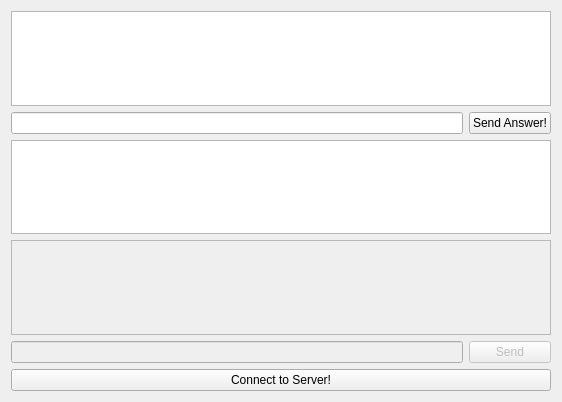
<?xml version="1.0" encoding="UTF-8"?>
<ui version="4.0">
 <class>ChatWindow</class>
 <widget class="QWidget" name="ChatWindow">
  <property name="geometry">
   <rect>
    <x>0</x>
    <y>0</y>
    <width>562</width>
    <height>402</height>
   </rect>
  </property>
  <property name="windowTitle">
   <string>Qt Simple Chat Client</string>
  </property>
  <layout class="QGridLayout" name="gridLayout">
   <item row="5" column="1">
    <widget class="QPushButton" name="sendButton">
     <property name="enabled">
      <bool>false</bool>
     </property>
     <property name="text">
      <string>Send</string>
     </property>
     <property name="default">
      <bool>true</bool>
     </property>
    </widget>
   </item>
   <item row="2" column="1">
    <widget class="QPushButton" name="answerButton">
     <property name="text">
      <string>Send Answer!</string>
     </property>
    </widget>
   </item>
   <item row="6" column="0" colspan="2">
    <widget class="QPushButton" name="connectButton">
     <property name="text">
      <string>Connect to Server!</string>
     </property>
    </widget>
   </item>
   <item row="2" column="0">
    <widget class="QLineEdit" name="answerEdit"/>
   </item>
   <item row="4" column="0" colspan="2">
    <widget class="QListView" name="chatView">
     <property name="enabled">
      <bool>false</bool>
     </property>
     <property name="editTriggers">
      <set>QAbstractItemView::NoEditTriggers</set>
     </property>
    </widget>
   </item>
   <item row="0" column="0" colspan="2">
    <widget class="QPlainTextEdit" name="showQuestion"/>
   </item>
   <item row="5" column="0">
    <widget class="QLineEdit" name="messageEdit">
     <property name="enabled">
      <bool>false</bool>
     </property>
    </widget>
   </item>
   <item row="3" column="0" colspan="2">
    <widget class="QPlainTextEdit" name="showScore"/>
   </item>
  </layout>
 </widget>
 <resources/>
 <connections/>
</ui>
